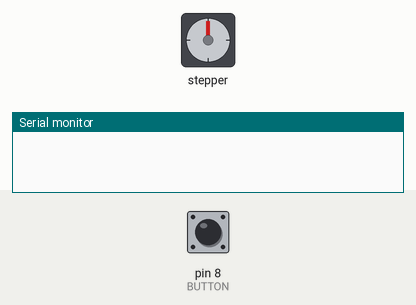
This sketch was run on a simulated Arduino Uno, built with avr-gcc and run on an emulated ATmega328P. Shown: stepper motor, the last lines printed to the serial monitor. Wiring (inferred from the names in the program): stepper motor (2048 steps per turn assumed): coils pin 9, pin 10, pin 11, pin 12. Inputs (shaded band) come from the test bench; at power-on: pin 8 (BUTTON) LOW.

Above: at 1.2 s.
1.3 s: pin 8 (BUTTON) pulled HIGH for 0.15 s
At 1.76 s:
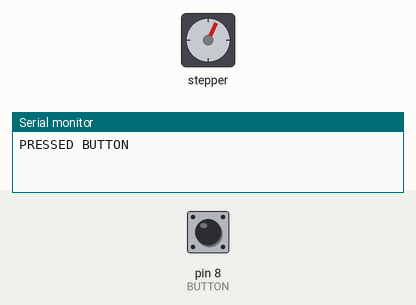
At 2.36 s:
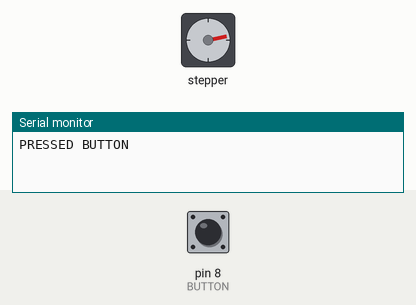
4.3 s: pin 8 (BUTTON) pulled HIGH for 3.2 s
At 4.46 s:
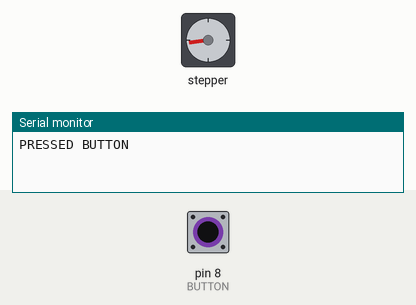
9.0 s: pin 8 (BUTTON) pulled HIGH for 1 s
Timing chart, 0 to 15.2 s (numbered marks = the images above; inputs shaded):
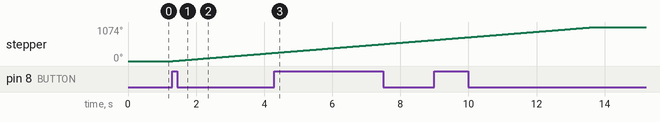

Measured:
- after the input at 1.3 s, stepper: keeps turning clockwise at about 87°/s, starting at once

The sketch:

sketch_feb04a.ino
```cpp
#define BUTTON 8
#define STEPPER_PIN_1 9
#define STEPPER_PIN_2 10
#define STEPPER_PIN_3 11
#define STEPPER_PIN_4 12

int step_number = 0;
int number_of_steps = 0;
boolean is_running = false;

void setup() {
  pinMode(BUTTON, INPUT);
  pinMode(STEPPER_PIN_1, OUTPUT);
  pinMode(STEPPER_PIN_2, OUTPUT);
  pinMode(STEPPER_PIN_3, OUTPUT);
  pinMode(STEPPER_PIN_4, OUTPUT);
  Serial.begin(9600);
}

void loop() {
  if (digitalRead(BUTTON) && !is_running) {
    is_running = true;
    Serial.println("PRESSED BUTTON");
  }
  if (number_of_steps == 2038) {
    is_running = false;
    number_of_steps = 0;
    Serial.println("PAUSED");
  } else if (is_running) {
    oneStep();
  }

  delay(2);
}

void oneStep() {
  switch (step_number) {
    case 0:
      digitalWrite(STEPPER_PIN_1, HIGH);
      digitalWrite(STEPPER_PIN_2, LOW);
      digitalWrite(STEPPER_PIN_3, LOW);
      digitalWrite(STEPPER_PIN_4, LOW);
      break;
    case 1:
      digitalWrite(STEPPER_PIN_1, LOW);
      digitalWrite(STEPPER_PIN_2, HIGH);
      digitalWrite(STEPPER_PIN_3, LOW);
      digitalWrite(STEPPER_PIN_4, LOW);
      break;
    case 2:
      digitalWrite(STEPPER_PIN_1, LOW);
      digitalWrite(STEPPER_PIN_2, LOW);
      digitalWrite(STEPPER_PIN_3, HIGH);
      digitalWrite(STEPPER_PIN_4, LOW);
      break;
    case 3:
      digitalWrite(STEPPER_PIN_1, LOW);
      digitalWrite(STEPPER_PIN_2, LOW);
      digitalWrite(STEPPER_PIN_3, LOW);
      digitalWrite(STEPPER_PIN_4, HIGH);
      break;
  }
  if (step_number == 3) {
    step_number = 0;
  } else {
    step_number += 1;
  }
  number_of_steps += 1;
}
```
